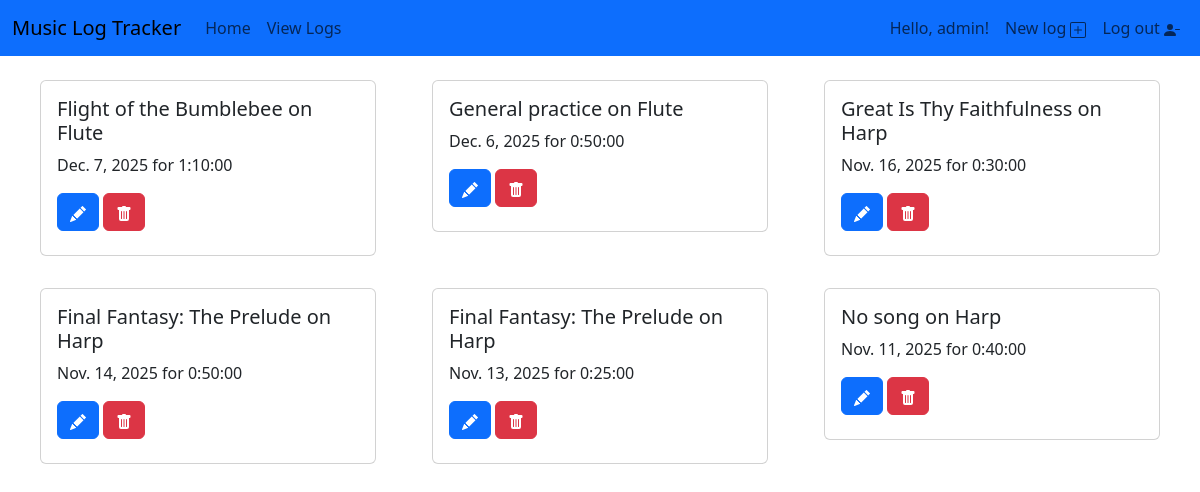
The page /view_logs/ (signed in) on the database as committed earlier.
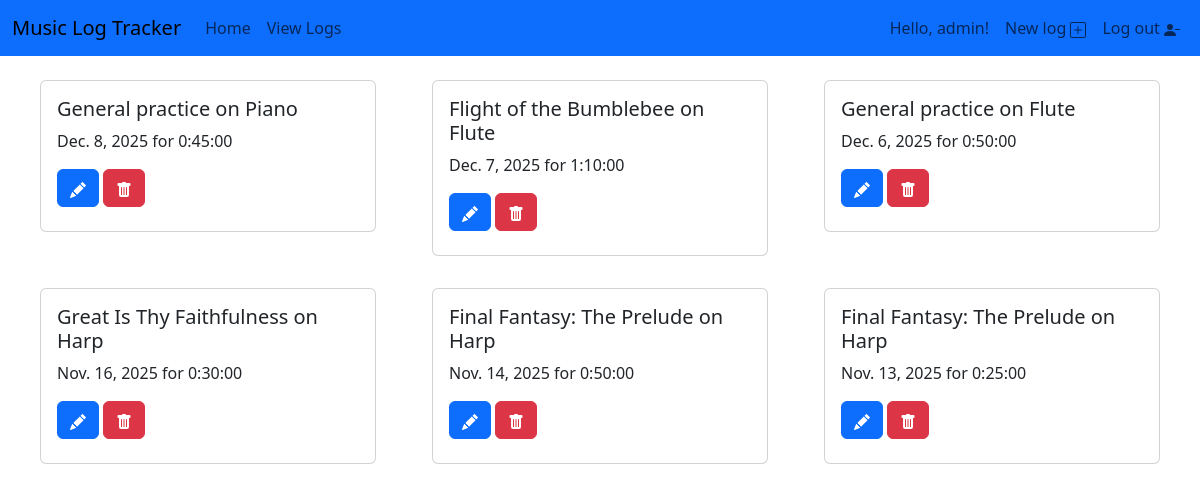
The same page on the database as committed later.
### tracker/models.py (models this page shows)
class Log(models.Model):
    user = models.ForeignKey(
        settings.AUTH_USER_MODEL, on_delete=models.CASCADE
    )
    song = models.CharField(default="General practice", help_text="Name of song practiced.")
    instrument = models.CharField(help_text="Name of instrument practiced.")
    duration = models.DurationField(default="00:00:00", help_text="Time practiced, in hours-minutes-seconds.")
    date = models.DateField(default=timezone.now, help_text="Date practiced.")
    def __str__(self):
        return f"{self.song} on {self.instrument}"

### tracker/views.py (the view)
# urls.py: path('view_logs/', views.view_logs, name='view_logs'),
def view_logs(request):
    if request.user.is_authenticated:
        logs = Log.objects.filter(user=request.user).order_by('-date')
        can_edit = True
    else:
        logs = Log.objects.all().order_by('-date')[:10]
        can_edit = False
    context = {
        'logs': logs,
        "can_edit": can_edit,
    }
    return render(request, 'tracker/view_logs.html', context)

### tracker/templates/tracker/view_logs.html (shortened to what this page needs)
{% extends 'tracker/base.html' %}
{% block content %}
<div class="container-fluid">
  <div class="row justify-content-start">
    {% for log in logs %}
    <div class="col-md-4">
      <div class="card m-3">
        <div class="card-body">
          <h5 class="card-title">{{ log }}</h5>
          <p class="card-text my-2">{{ log.date }} for {{ log.duration }}</p>
          {% if user.is_authenticated and can_edit %}
            <aside class="actions py-2">
              <a class="btn btn-primary" href="{% url 'edit_log' pk=log.pk %}">
              </a>
              <form style="display: inline-block" action="{% url 'delete_log' pk=log.pk %}" method="POST">
                <button type="submit" class="btn btn-danger">
                </button>
              </form>
            </aside>
          {% endif %}
        </div>
      </div>
    </div>
  {% endfor %}
  </div>
</div>
{% endblock content %}

Rows that differ between the two databases and show on the page:
removed Log: song+instrument "No song on Harp", date "Nov. 11, 2025", duration "0:40:00"
added Log: song+instrument "General practice on Piano", date "Dec. 8, 2025", duration "0:45:00"
